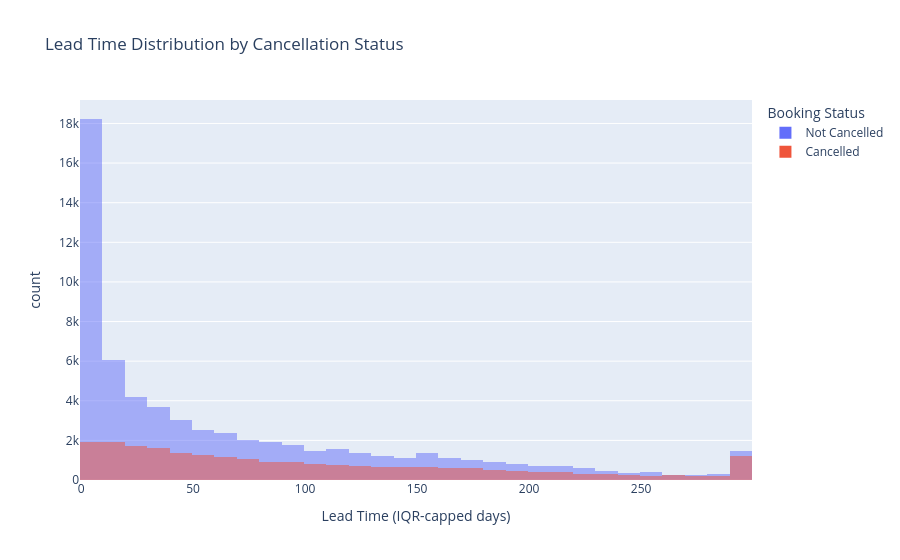

The code cell stored with this chart in its notebook:
### Markdown cell above
## 10. Lead Time and Cancellation Behaviour

### Code cell
fig = px.histogram(
    df,
    x="lead_time_clean",
    color="cancellation_status",
    barmode="overlay",
    nbins=40,
    title="Lead Time Distribution by Cancellation Status",
    labels={
        "lead_time_clean": "Lead Time (IQR-capped days)",
        "cancellation_status": "Booking Status"
    }
)
fig.show()

lead_time_means = (
    df.groupby("cancellation_status", observed=False)["lead_time"]
      .mean()
      .round(2)
)

print(
    "Observation: Average lead time is "
    f"{lead_time_means.get('Cancelled', np.nan):.2f} days for cancelled bookings "
    f"and {lead_time_means.get('Not Cancelled', np.nan):.2f} days for non-cancelled bookings."
)

### Figure 1 — Plotly figure (JSON) as saved in the notebook; plotly's stock layout.template omitted (floating-point values rounded to 4 significant figures; data arrays with more than 128 entries replaced by an {"elided": "..."} marker saying what was removed)
{"data": [{"alignmentgroup": "True", "bingroup": "x", "hovertemplate": "Booking Status=Not Cancelled<br>Lead Time (IQR-capped days)=%{x}<br>count=%{y}<extra></extra>", "legendgroup": "Not Cancelled", "marker": {"color": "#636efa", "opacity": 0.5, "pattern": {"shape": ""}}, "name": "Not Cancelled", "nbinsx": 40, "offsetgroup": "Not Cancelled", "orientation": "v", "showlegend": true, "type": "histogram", "x": {"elided": "63221 int values"}, "xaxis": "x", "yaxis": "y"}, {"alignmentgroup": "True", "bingroup": "x", "hovertemplate": "Booking Status=Cancelled<br>Lead Time (IQR-capped days)=%{x}<br>count=%{y}<extra></extra>", "legendgroup": "Cancelled", "marker": {"color": "#EF553B", "opacity": 0.5, "pattern": {"shape": ""}}, "name": "Cancelled", "nbinsx": 40, "offsetgroup": "Cancelled", "orientation": "v", "showlegend": true, "type": "histogram", "x": {"elided": "24009 int values"}, "xaxis": "x", "yaxis": "y"}], "layout": {"barmode": "overlay", "legend": {"title": {"text": "Booking Status"}, "tracegroupgap": 0}, "title": {"text": "Lead Time Distribution by Cancellation Status"}, "xaxis": {"anchor": "y", "domain": [0, 1], "title": {"text": "Lead Time (IQR-capped days)"}}, "yaxis": {"anchor": "x", "domain": [0, 1], "title": {"text": "count"}}}}
